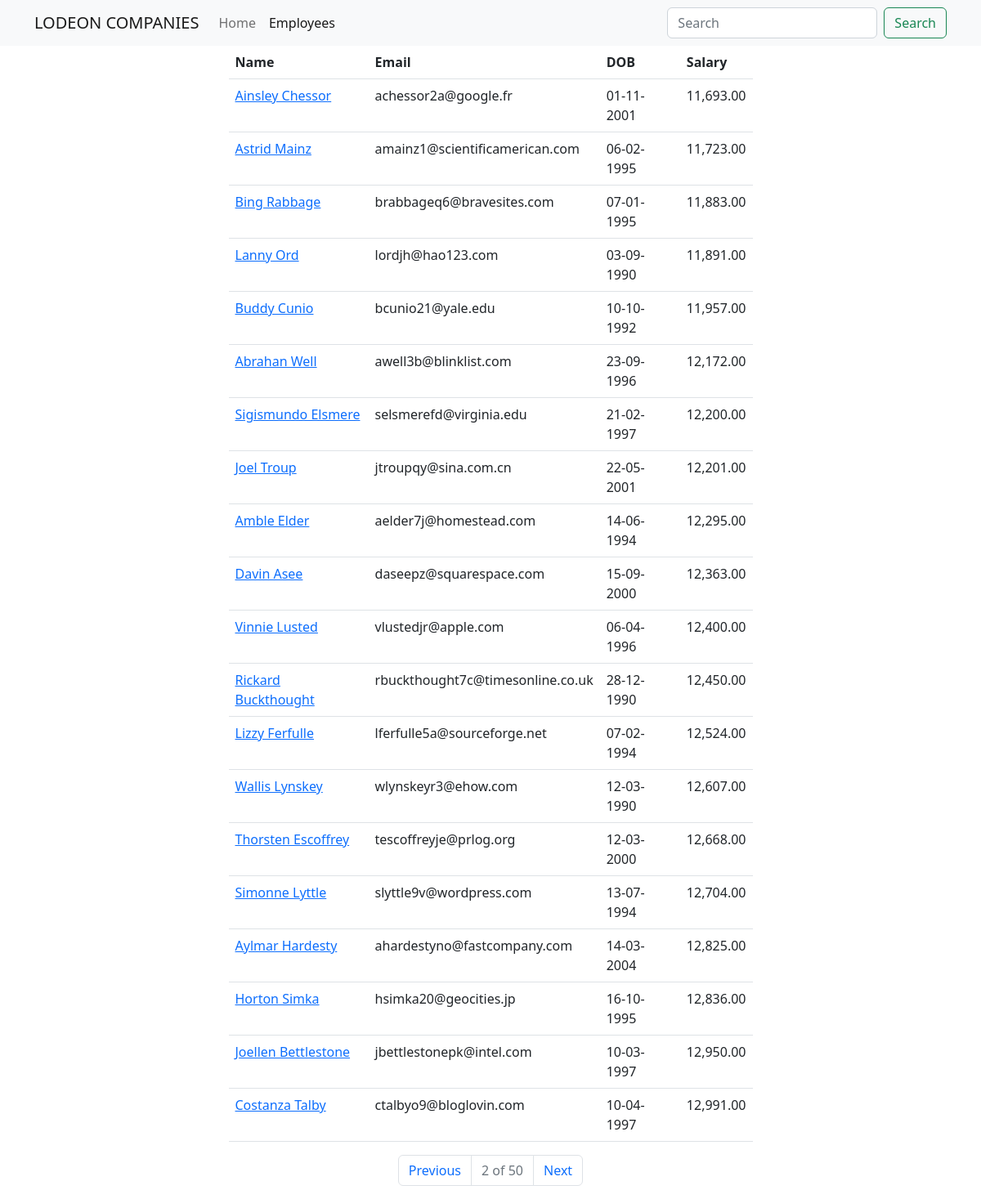
Page /employees?page=2 on the committed database.
### main_app/models.py (models this page shows, shortened)
class Employee(models.Model):
    name = models.CharField(max_length=40)
    email = models.EmailField(unique=True)
    dob = models.DateField(null=True)
    salary = models.DecimalField(max_digits=7, decimal_places=2)
    disabled = models.BooleanField(default=False)
    profile = models.ImageField(upload_to=unique_img_name, null=True, default="employees/businessman.png")
    created_at = models.DateTimeField(auto_now_add=True, null=True)  # Once during creation
    updated_at = models.DateTimeField(auto_now=True, null=True)  # Everytime an update is done
    class Meta:
        verbose_name = 'Employee'
        verbose_name_plural = 'Employees'
        ordering = ['salary']

### main_app/views.py (the view)
# urls.py: path('employees', views.all_employees, name="all"),
def all_employees(request):
    employees = Employee.objects.all().all().order_by("salary")
    paginator = Paginator(employees, 20)
    page_number = request.GET.get('page')
    data = paginator.get_page(page_number)
    return render(request, "all_employees.html", {"employees": data})

### templates/all_employees.html (shortened to what this page needs)
{% extends 'base_template.html' %}
{% load humanize %}
{% block content %}
     {% include 'navbar.html' %}
	<div class="container">
    <div class="row justify-content-center">
        <div class="col-sm-7">
            <table   class="table">
                <thead>
                <tr>
                    <th>Name</th>
                    <th>Email</th>
                    <th>DOB</th>
                    <th>Salary</th>
                </tr>
                </thead>
            <tbody>
                {% for employee in employees %}
                    <tr>
                        <td>
                            <a href="/employees/{{ employee.id }}">{{ employee.name | capfirst }}</a>
                        </td>
                        <td>{{ employee.email }}</td>
                        <td>{{ employee.dob | date:'d-m-Y' }}</td>
                        <td>{{ employee.salary | intcomma }}</td>
                    </tr>
                {% endfor %}
            </tbody>
</table>
          <nav aria-label="Page navigation example">
                    <ul class="pagination justify-content-center">
                        {% if employees.has_previous %}
                            <li class="page-item">
                                <a class="page-link" href='?page={{ employees.previous_page_number }}'>Previous</a>
                            </li>
                        {% else %}
                            <li class="page-item disabled">
                                <a class="page-link" href='' tabindex="-1" aria-disabled="True">Previous</a>
                            </li>
                        {% endif %}
                           <li class="page-item disabled">
                                <a class="page-link" href='' tabindex="-1" aria-disabled="True">{{ employees.number }} of {{ employees.paginator.num_pages }}</a>
                            </li>
                        {% if employees.has_next %}
                            <li class="page-item">
                                <a class="page-link" href='?page={{ employees.next_page_number }}'>Next</a>
                            </li>
                        {% else %}
                            <li class="page-item disabled">
                                <a class="page-link" href='' tabindex="-1" aria-disabled="True">Next</a>
                            </li>
                        {% endif %}
                    </ul>
                </nav>
        </div>
    </div>
</div>
{% endblock %}

### rows in the picture
Employee: name "Ainsley Chessor", email "achessor2a@google.fr", dob "01-11-2001", salary "11,693.00"
Employee: name "Astrid Mainz", email "amainz1@scientificamerican.com", dob "06-02-1995", salary "11,723.00"
Employee: name "Bing Rabbage", email "brabbageq6@bravesites.com", dob "07-01-1995", salary "11,883.00"
Employee: name "Lanny Ord", email "lordjh@hao123.com", dob "03-09-1990", salary "11,891.00"
Employee: name "Buddy Cunio", email "bcunio21@yale.edu", dob "10-10-1992", salary "11,957.00"
Employee: name "Abrahan Well", email "awell3b@blinklist.com", dob "23-09-1996", salary "12,172.00"
Employee: name "Sigismundo Elsmere", email "selsmerefd@virginia.edu", dob "21-02-1997", salary "12,200.00"
Employee: name "Joel Troup", email "jtroupqy@sina.com.cn", dob "22-05-2001", salary "12,201.00"
Employee: name "Amble Elder", email "aelder7j@homestead.com", dob "14-06-1994", salary "12,295.00"
Employee: name "Davin Asee", email "daseepz@squarespace.com", dob "15-09-2000", salary "12,363.00"
Employee: name "Vinnie Lusted", email "vlustedjr@apple.com", dob "06-04-1996", salary "12,400.00"
Employee: name "Rickard Buckthought", email "rbuckthought7c@timesonline.co.uk", dob "28-12-1990", salary "12,450.00"
Employee: name "Lizzy Ferfulle", email "lferfulle5a@sourceforge.net", dob "07-02-1994", salary "12,524.00"
Employee: name "Wallis Lynskey", email "wlynskeyr3@ehow.com", dob "12-03-1990", salary "12,607.00"
Employee: name "Thorsten Escoffrey", email "tescoffreyje@prlog.org", dob "12-03-2000", salary "12,668.00"
Employee: name "Simonne Lyttle", email "slyttle9v@wordpress.com", dob "13-07-1994", salary "12,704.00"
Employee: name "Aylmar Hardesty", email "ahardestyno@fastcompany.com", dob "14-03-2004", salary "12,825.00"
Employee: name "Horton Simka", email "hsimka20@geocities.jp", dob "16-10-1995", salary "12,836.00"
Employee: name "Joellen Bettlestone", email "jbettlestonepk@intel.com", dob "10-03-1997", salary "12,950.00"
Employee: name "Costanza Talby", email "ctalbyo9@bloglovin.com", dob "10-04-1997", salary "12,991.00"

### other values in the picture
{{ employees.number }} "2"
{{ employees.paginator.num_pages }} "50"
